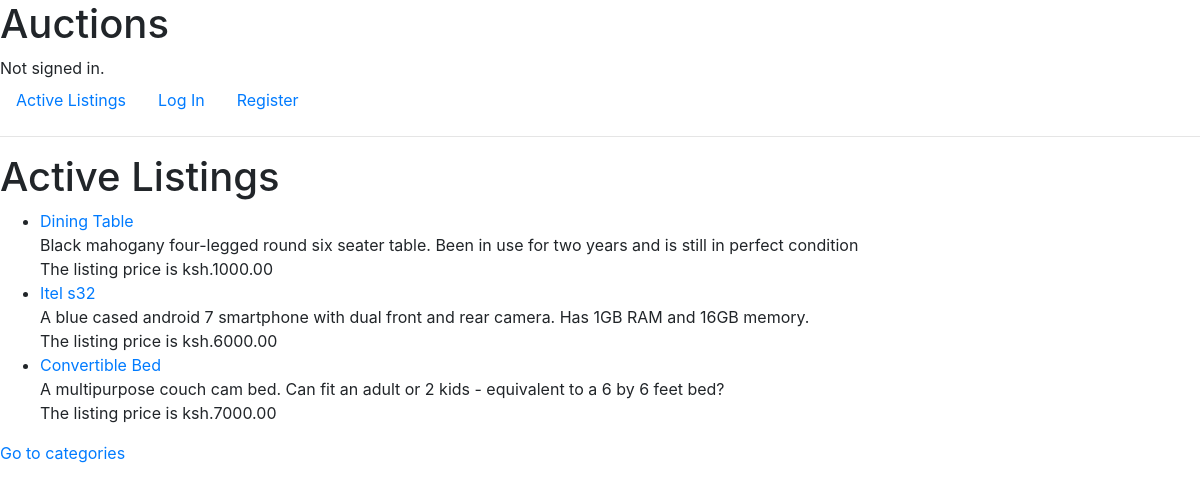
The page / on the database its author committed.
### auctions/models.py (models this page shows, shortened)
class Listing(models.Model):
	user = models.ForeignKey(User, on_delete=models.CASCADE) #the user who posted the listing
	category = models.ForeignKey(Category, on_delete=models.CASCADE)
	title = models.CharField(max_length=200)
	date_added = models.DateTimeField(auto_now_add = True)
	description = models.TextField()
	listing_price = models.DecimalField(default=0, max_digits=6, decimal_places=2)
	sold = models.BooleanField(default=False)
	image_url = models.URLField(default='google.com')
	categories = models.ManyToManyField(Category, blank=True, related_name="select_category") #all categories to select from

### auctions/views.py (the view)
# urls.py: path('', views.index, name='index'),
def index(request):
	listings = Listing.objects.filter(sold=False)
	return render(request, 'auctions/index.html', {'listings':listings})

### auctions/templates/auctions/index.html
{% extends 'auctions/layout.html'%}
{%block body%}
<h1>Active Listings</h1>
<ul>
	{% for listing in listings %}
		<li><a href="{% url 'a_listing' listing.id %}">{{listing.title}}</a> <br> {{listing.description}}<br>
		The listing price is ksh.{{listing.listing_price}}</li>
	{% empty %}
	<li>No active listings yet...</li>
	{% endfor %}
</ul>
<a href="{% url 'categories' %}">Go to categories </a>
{%endblock%}

### auctions/templates/auctions/layout.html (shortened to what this page needs)
<!DOCTYPE html>
<html lang="en">
    <head>
        <link rel="stylesheet" href="https://stackpath.bootstrapcdn.com/bootstrap/4.4.1/css/bootstrap.min.css">
    </head>
    <body>
        <h1>Auctions</h1>
        <div>
            {% if user.is_authenticated %}
                Signed in as <strong>{{ user.username }}</strong>.
            {% else %}
                Not signed in.
            {% endif %}
        </div>
        <ul class="nav">
            <li class="nav-item">
                <a class="nav-link" href="{% url 'index' %}">Active Listings</a>
            </li>
            {% if user.is_authenticated %}
                <li class="nav-item">
                    <a class="nav-link" href="{% url 'logout' %}">Log Out</a>
                </li>
            {% else %}
                <li class="nav-item">
                    <a class="nav-link" href="{% url 'login' %}">Log In</a>
                </li>
                <li class="nav-item">
                    <a class="nav-link" href="{% url 'register' %}">Register</a>
                </li>
            {% endif %}
        </ul>
        <hr>
        {% block body %}
        {% endblock %}
    </body>
</html>

### rows shown on the page
Listing: title "Dining Table", description "Black mahogany four-legged round six seater table. Been in use for two years and is still in perfect condition", listing_price "1000.00"
Listing: title "Itel s32", description "A blue cased android 7 smartphone with dual front and rear camera. Has 1GB RAM and 16GB memory.", listing_price "6000.00"
Listing: title "Convertible Bed", description "A multipurpose couch cam bed. Can fit an adult or 2 kids - equivalent to a 6 by 6 feet bed?", listing_price "7000.00"
